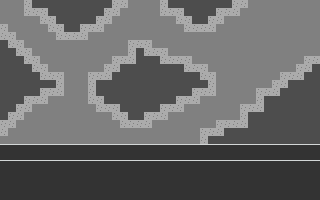

Tiled map render using the project's own tile images. Description and the whole map definition, tile-layer contents included, below:
An orthogonal 40x25 tile map with 8x8 px tiles, 2 tile layers (background, middle).

<map version="1.0" orientation="orthogonal" renderorder="right-down" width="40" height="25" tilewidth="8" tileheight="8" nextobjectid="1">
 <tileset firstgid="1" name="fightTiles" tilewidth="8" tileheight="8" tilecount="16" columns="16">
  <image source="fightTiles.png" width="128" height="8" />
 </tileset>
 <layer name="background" width="40" height="25">
  <data encoding="csv">
1,1,1,1,1,1,1,1,1,1,1,1,1,1,1,1,1,1,1,1,1,1,1,1,1,1,1,1,1,1,1,1,1,1,1,1,1,1,1,1,
1,1,1,1,1,1,1,1,1,1,1,1,1,1,1,1,1,1,1,1,1,1,1,1,1,1,1,1,1,1,1,1,1,1,1,1,1,1,1,1,
1,1,1,1,1,1,1,1,1,1,1,1,1,1,1,1,1,1,1,1,1,1,1,1,1,1,1,1,1,1,1,1,1,1,1,1,1,1,1,1,
1,1,1,1,1,1,1,1,1,1,1,1,1,1,1,1,1,1,1,1,1,1,1,1,1,1,1,1,1,1,1,1,1,1,1,1,1,1,1,1,
1,1,1,1,1,1,1,1,1,1,1,1,1,1,1,1,1,1,1,1,1,1,1,1,1,1,1,1,1,1,1,1,1,1,1,1,1,1,1,1,
1,1,1,1,1,1,1,1,1,1,1,1,1,1,1,1,1,1,1,1,1,1,1,1,1,1,1,1,1,1,1,1,1,1,1,1,1,1,1,1,
1,1,1,1,1,1,1,1,1,1,1,1,1,1,1,1,1,1,1,1,1,1,1,1,1,1,1,1,1,1,1,1,1,1,1,1,1,1,1,1,
1,1,1,1,1,1,1,1,1,1,1,1,1,1,1,1,1,1,1,1,1,1,1,1,1,1,1,1,1,1,1,1,1,1,1,1,1,1,1,1,
1,1,1,1,1,1,1,1,1,1,1,1,1,1,1,1,1,1,1,1,1,1,1,1,1,1,1,1,1,1,1,1,1,1,1,1,1,1,1,1,
1,1,1,1,1,1,1,1,1,1,1,1,1,1,1,1,1,1,1,1,1,1,1,1,1,1,1,1,1,1,1,1,1,1,1,1,1,1,1,1,
1,1,1,1,1,1,1,1,1,1,1,1,1,1,1,1,1,1,1,1,1,1,1,1,1,1,1,1,1,1,1,1,1,1,1,1,1,1,1,1,
1,1,1,1,1,1,1,1,1,1,1,1,1,1,1,1,1,1,1,1,1,1,1,1,1,1,1,1,1,1,1,1,1,1,1,1,1,1,1,1,
1,1,1,1,1,1,1,1,1,1,1,1,1,1,1,1,1,1,1,1,1,1,1,1,1,1,1,1,1,1,1,1,1,1,1,1,1,1,1,1,
1,1,1,1,1,1,1,1,1,1,1,1,1,1,1,1,1,1,1,1,1,1,1,1,1,1,1,1,1,1,1,1,1,1,1,1,1,1,1,1,
1,1,1,1,1,1,1,1,1,1,1,1,1,1,1,1,1,1,1,1,1,1,1,1,1,1,1,1,1,1,1,1,1,1,1,1,1,1,1,1,
1,1,1,1,1,1,1,1,1,1,1,1,1,1,1,1,1,1,1,1,1,1,1,1,1,1,1,1,1,1,1,1,1,1,1,1,1,1,1,1,
1,1,1,1,1,1,1,1,1,1,1,1,1,1,1,1,1,1,1,1,1,1,1,1,1,1,1,1,1,1,1,1,1,1,1,1,1,1,1,1,
1,1,1,1,1,1,1,1,1,1,1,1,1,1,1,1,1,1,1,1,1,1,1,1,1,1,1,1,1,1,1,1,1,1,1,1,1,1,1,1,
1,1,1,1,1,1,1,1,1,1,1,1,1,1,1,1,1,1,1,1,1,1,1,1,1,1,1,1,1,1,1,1,1,1,1,1,1,1,1,1,
1,1,1,1,1,1,1,1,1,1,1,1,1,1,1,1,1,1,1,1,1,1,1,1,1,1,1,1,1,1,1,1,1,1,1,1,1,1,1,1,
1,1,1,1,1,1,1,1,1,1,1,1,1,1,1,1,1,1,1,1,1,1,1,1,1,1,1,1,1,1,1,1,1,1,1,1,1,1,1,1,
1,1,1,1,1,1,1,1,1,1,1,1,1,1,1,1,1,1,1,1,1,1,1,1,1,1,1,1,1,1,1,1,1,1,1,1,1,1,1,1,
1,1,1,1,1,1,1,1,1,1,1,1,1,1,1,1,1,1,1,1,1,1,1,1,1,1,1,1,1,1,1,1,1,1,1,1,1,1,1,1,
1,1,1,1,1,1,1,1,1,1,1,1,1,1,1,1,1,1,1,1,1,1,1,1,1,1,1,1,1,1,1,1,1,1,1,1,1,1,1,1,
1,1,1,1,1,1,1,1,1,1,1,1,1,1,1,1,1,1,1,1,1,1,1,1,1,1,1,1,1,1,1,1,1,1,1,1,1,1,1,1
</data>
 </layer>
 <layer name="middle" width="40" height="25">
  <data encoding="csv">
0,0,0,2,3,3,3,3,3,3,3,3,3,3,2,2,0,0,0,0,2,3,3,3,3,3,3,3,3,2,2,0,0,0,0,0,0,0,0,0,
0,0,0,2,2,2,3,3,3,3,3,3,3,2,2,0,0,0,0,0,2,2,2,3,3,3,3,2,2,2,0,0,0,0,0,0,0,0,0,0,
0,0,0,0,0,2,2,3,3,3,3,3,2,2,0,0,0,0,0,0,0,0,2,2,3,3,2,2,0,0,0,0,0,0,0,0,0,0,0,0,
2,0,0,0,0,0,2,2,3,3,2,2,2,0,0,0,0,0,0,0,0,0,0,2,2,2,2,0,0,0,0,0,0,0,0,0,0,0,0,0,
2,2,0,0,0,0,0,2,2,2,2,0,0,0,0,0,0,0,0,0,0,0,0,0,0,0,0,0,0,0,0,0,0,0,0,0,0,0,0,0,
3,2,2,0,0,0,0,0,0,0,0,0,0,0,0,0,2,2,2,0,0,0,0,0,0,0,0,0,0,0,0,0,0,0,0,0,0,0,0,0,
3,3,2,2,0,0,0,0,0,0,0,0,0,0,0,0,2,3,2,2,2,0,0,0,0,0,0,0,0,0,0,0,0,0,0,0,0,0,0,0,
3,3,3,2,2,0,0,0,0,0,0,0,0,0,2,2,2,3,3,3,2,2,2,2,0,0,0,0,0,0,0,0,0,0,0,0,0,0,2,2,
3,3,3,3,2,2,0,0,0,0,0,0,0,2,2,3,3,3,3,3,3,3,3,2,2,2,0,0,0,0,0,0,0,0,0,0,0,2,2,3,
3,3,3,3,3,2,2,2,0,0,0,2,2,2,3,3,3,3,3,3,3,3,3,3,3,2,2,0,0,0,0,0,0,0,0,2,2,2,3,3,
3,3,3,3,3,3,3,2,0,0,0,2,3,3,3,3,3,3,3,3,3,3,3,3,3,3,2,0,0,0,0,0,0,0,2,2,3,3,3,3,
3,3,3,3,3,2,2,2,0,0,0,2,3,3,3,3,3,3,3,3,3,3,3,3,2,2,2,0,0,0,0,0,2,2,2,3,3,3,3,3,
3,3,3,2,2,2,0,0,0,0,0,2,2,3,3,3,3,3,3,3,3,3,2,2,2,0,0,0,0,0,0,0,2,3,3,3,3,3,3,3,
3,3,2,2,0,0,0,0,0,0,0,0,2,2,2,3,3,3,3,3,2,2,2,0,0,0,0,0,0,0,2,2,2,3,3,3,3,3,3,3,
3,2,2,0,0,0,0,0,0,0,0,0,0,0,2,2,3,3,2,2,2,0,0,0,0,0,0,0,0,0,2,3,3,3,3,3,3,3,3,3,
2,2,0,0,0,0,0,0,0,0,0,0,0,0,0,2,2,2,2,0,0,0,0,0,0,0,0,2,2,2,2,3,3,3,3,3,3,3,3,3,
2,0,0,0,0,0,0,0,0,0,0,0,0,0,0,0,0,0,0,0,0,0,0,0,0,2,2,2,3,3,3,3,3,3,3,3,3,3,3,3,
0,0,0,0,0,0,0,0,0,0,0,0,0,0,0,0,0,0,0,0,0,0,0,0,0,2,3,3,3,3,3,3,3,3,3,3,3,3,3,3,
8,8,8,8,8,8,8,8,8,8,8,8,8,8,8,8,8,8,8,8,8,8,8,8,8,8,8,8,8,8,8,8,8,8,8,8,8,8,8,8,
9,9,9,9,9,9,9,9,9,9,9,9,9,9,9,9,9,9,9,9,9,9,9,9,9,9,9,9,9,9,9,9,9,9,9,9,9,9,9,9,
8,8,8,8,8,8,8,8,8,8,8,8,8,8,8,8,8,8,8,8,8,8,8,8,8,8,8,8,8,8,8,8,8,8,8,8,8,8,8,8,
9,9,9,9,9,9,9,9,9,9,9,9,9,9,9,9,9,9,9,9,9,9,9,9,9,9,9,9,9,9,9,9,9,9,9,9,9,9,9,9,
9,9,9,9,9,9,9,9,9,9,9,9,9,9,9,9,9,9,9,9,9,9,9,9,9,9,9,9,9,9,9,9,9,9,9,9,9,9,9,9,
9,9,9,9,9,9,9,9,9,9,9,9,9,9,9,9,9,9,9,9,9,9,9,9,9,9,9,9,9,9,9,9,9,9,9,9,9,9,9,9,
9,9,9,9,9,9,9,9,9,9,9,9,9,9,9,9,9,9,9,9,9,9,9,9,9,9,9,9,9,9,9,9,9,9,9,9,9,9,9,9
</data>
 </layer>
</map>
